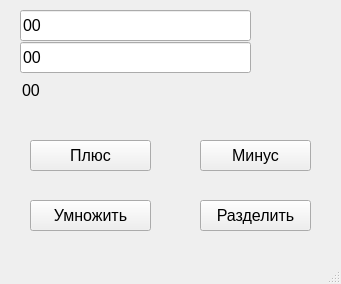
<?xml version="1.0" encoding="UTF-8"?>
<ui version="4.0">
 <class>MainWindow</class>
 <widget class="QMainWindow" name="MainWindow">
  <property name="geometry">
   <rect>
    <x>0</x>
    <y>0</y>
    <width>341</width>
    <height>284</height>
   </rect>
  </property>
  <property name="windowTitle">
   <string>MainWindow</string>
  </property>
  <widget class="QWidget" name="centralwidget">
   <widget class="QLabel" name="label">
    <property name="geometry">
     <rect>
      <x>22</x>
      <y>80</y>
      <width>261</width>
      <height>21</height>
     </rect>
    </property>
    <property name="font">
     <font>
      <pointsize>12</pointsize>
     </font>
    </property>
    <property name="text">
     <string>00</string>
    </property>
   </widget>
   <widget class="QLineEdit" name="lineEdit">
    <property name="geometry">
     <rect>
      <x>20</x>
      <y>10</y>
      <width>231</width>
      <height>31</height>
     </rect>
    </property>
    <property name="font">
     <font>
      <pointsize>12</pointsize>
     </font>
    </property>
    <property name="text">
     <string>00</string>
    </property>
   </widget>
   <widget class="QLineEdit" name="lineEdit_2">
    <property name="geometry">
     <rect>
      <x>20</x>
      <y>42</y>
      <width>231</width>
      <height>31</height>
     </rect>
    </property>
    <property name="font">
     <font>
      <pointsize>12</pointsize>
     </font>
    </property>
    <property name="text">
     <string>00</string>
    </property>
   </widget>
   <widget class="QPushButton" name="pushButton">
    <property name="geometry">
     <rect>
      <x>30</x>
      <y>140</y>
      <width>121</width>
      <height>31</height>
     </rect>
    </property>
    <property name="font">
     <font>
      <pointsize>12</pointsize>
     </font>
    </property>
    <property name="text">
     <string>Плюс</string>
    </property>
   </widget>
   <widget class="QPushButton" name="pushButton_2">
    <property name="geometry">
     <rect>
      <x>200</x>
      <y>140</y>
      <width>111</width>
      <height>31</height>
     </rect>
    </property>
    <property name="font">
     <font>
      <pointsize>12</pointsize>
     </font>
    </property>
    <property name="text">
     <string>Минус</string>
    </property>
   </widget>
   <widget class="QPushButton" name="pushButton_3">
    <property name="geometry">
     <rect>
      <x>30</x>
      <y>200</y>
      <width>121</width>
      <height>31</height>
     </rect>
    </property>
    <property name="font">
     <font>
      <pointsize>12</pointsize>
     </font>
    </property>
    <property name="text">
     <string>Умножить</string>
    </property>
   </widget>
   <widget class="QPushButton" name="pushButton_4">
    <property name="geometry">
     <rect>
      <x>200</x>
      <y>200</y>
      <width>111</width>
      <height>31</height>
     </rect>
    </property>
    <property name="font">
     <font>
      <pointsize>12</pointsize>
     </font>
    </property>
    <property name="text">
     <string>Разделить</string>
    </property>
   </widget>
  </widget>
  <widget class="QMenuBar" name="menubar">
   <property name="geometry">
    <rect>
     <x>0</x>
     <y>0</y>
     <width>341</width>
     <height>22</height>
    </rect>
   </property>
  </widget>
  <widget class="QStatusBar" name="statusbar"/>
 </widget>
 <resources/>
 <connections/>
</ui>
